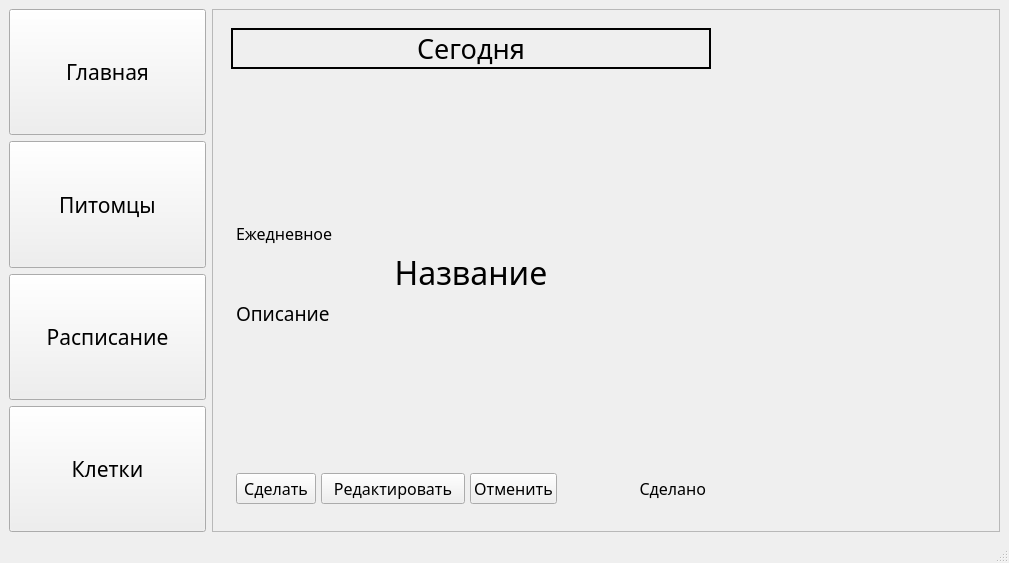
<?xml version="1.0" encoding="UTF-8"?>
<ui version="4.0">
 <class>MainWindow</class>
 <widget class="QMainWindow" name="MainWindow">
  <property name="geometry">
   <rect>
    <x>0</x>
    <y>0</y>
    <width>1009</width>
    <height>563</height>
   </rect>
  </property>
  <property name="windowTitle">
   <string>MainWindow</string>
  </property>
  <widget class="QWidget" name="centralwidget">
   <property name="sizePolicy">
    <sizepolicy hsizetype="Expanding" vsizetype="Expanding">
     <horstretch>0</horstretch>
     <verstretch>0</verstretch>
    </sizepolicy>
   </property>
   <property name="contextMenuPolicy">
    <enum>Qt::NoContextMenu</enum>
   </property>
   <property name="layoutDirection">
    <enum>Qt::LeftToRight</enum>
   </property>
   <layout class="QHBoxLayout" name="horizontalLayout_2" stretch="2,8">
    <item>
     <layout class="QVBoxLayout" name="menuPages" stretch="0,0,0,0">
      <property name="sizeConstraint">
       <enum>QLayout::SetMaximumSize</enum>
      </property>
      <item>
       <widget class="QPushButton" name="mainPage">
        <property name="sizePolicy">
         <sizepolicy hsizetype="Preferred" vsizetype="Preferred">
          <horstretch>0</horstretch>
          <verstretch>0</verstretch>
         </sizepolicy>
        </property>
        <property name="minimumSize">
         <size>
          <width>100</width>
          <height>100</height>
         </size>
        </property>
        <property name="font">
         <font>
          <family>Bahnschrift Light Condensed</family>
          <pointsize>16</pointsize>
         </font>
        </property>
        <property name="cursor">
         <cursorShape>ArrowCursor</cursorShape>
        </property>
        <property name="focusPolicy">
         <enum>Qt::StrongFocus</enum>
        </property>
        <property name="styleSheet">
         <string notr="true">pushButton.setStyleSheet(&quot;text-align:left;&quot;)</string>
        </property>
        <property name="text">
         <string>Главная</string>
        </property>
        <property name="checkable">
         <bool>true</bool>
        </property>
       </widget>
      </item>
      <item>
       <widget class="QPushButton" name="petsPage">
        <property name="sizePolicy">
         <sizepolicy hsizetype="Preferred" vsizetype="Preferred">
          <horstretch>0</horstretch>
          <verstretch>0</verstretch>
         </sizepolicy>
        </property>
        <property name="minimumSize">
         <size>
          <width>100</width>
          <height>100</height>
         </size>
        </property>
        <property name="font">
         <font>
          <family>Bahnschrift Light Condensed</family>
          <pointsize>16</pointsize>
         </font>
        </property>
        <property name="cursor">
         <cursorShape>ArrowCursor</cursorShape>
        </property>
        <property name="text">
         <string>Питомцы</string>
        </property>
        <property name="checkable">
         <bool>true</bool>
        </property>
       </widget>
      </item>
      <item>
       <widget class="QPushButton" name="schedPage">
        <property name="sizePolicy">
         <sizepolicy hsizetype="Preferred" vsizetype="Preferred">
          <horstretch>0</horstretch>
          <verstretch>0</verstretch>
         </sizepolicy>
        </property>
        <property name="minimumSize">
         <size>
          <width>100</width>
          <height>100</height>
         </size>
        </property>
        <property name="font">
         <font>
          <family>Bahnschrift Light Condensed</family>
          <pointsize>16</pointsize>
         </font>
        </property>
        <property name="cursor">
         <cursorShape>ArrowCursor</cursorShape>
        </property>
        <property name="text">
         <string>Расписание</string>
        </property>
        <property name="checkable">
         <bool>true</bool>
        </property>
       </widget>
      </item>
      <item>
       <widget class="QPushButton" name="cagesPage">
        <property name="sizePolicy">
         <sizepolicy hsizetype="Preferred" vsizetype="Preferred">
          <horstretch>0</horstretch>
          <verstretch>0</verstretch>
         </sizepolicy>
        </property>
        <property name="minimumSize">
         <size>
          <width>100</width>
          <height>100</height>
         </size>
        </property>
        <property name="font">
         <font>
          <family>Bahnschrift Light Condensed</family>
          <pointsize>16</pointsize>
         </font>
        </property>
        <property name="cursor">
         <cursorShape>ArrowCursor</cursorShape>
        </property>
        <property name="text">
         <string>Клетки</string>
        </property>
        <property name="checkable">
         <bool>true</bool>
        </property>
       </widget>
      </item>
     </layout>
    </item>
    <item>
     <widget class="QScrollArea" name="scrollArea">
      <property name="focusPolicy">
       <enum>Qt::WheelFocus</enum>
      </property>
      <property name="autoFillBackground">
       <bool>true</bool>
      </property>
      <property name="widgetResizable">
       <bool>true</bool>
      </property>
      <widget class="QWidget" name="scrollAreaWidgetContents">
       <property name="geometry">
        <rect>
         <x>0</x>
         <y>0</y>
         <width>782</width>
         <height>488</height>
        </rect>
       </property>
       <property name="sizePolicy">
        <sizepolicy hsizetype="MinimumExpanding" vsizetype="MinimumExpanding">
         <horstretch>100</horstretch>
         <verstretch>100</verstretch>
        </sizepolicy>
       </property>
       <layout class="QHBoxLayout" name="horizontalLayout" stretch="2,0">
        <item>
         <widget class="QWidget" name="schedDay" native="true">
          <property name="sizePolicy">
           <sizepolicy hsizetype="Minimum" vsizetype="Minimum">
            <horstretch>100</horstretch>
            <verstretch>100</verstretch>
           </sizepolicy>
          </property>
          <property name="minimumSize">
           <size>
            <width>250</width>
            <height>250</height>
           </size>
          </property>
          <property name="maximumSize">
           <size>
            <width>500</width>
            <height>1000</height>
           </size>
          </property>
          <property name="styleSheet">
           <string notr="true">QWidget.SchedDay.border: 2px solid black</string>
          </property>
          <layout class="QVBoxLayout" name="verticalLayout_2">
           <property name="rightMargin">
            <number>11</number>
           </property>
           <item>
            <widget class="QLabel" name="daySched_L">
             <property name="font">
              <font>
               <family>Bahnschrift Light Condensed</family>
               <pointsize>20</pointsize>
              </font>
             </property>
             <property name="styleSheet">
              <string notr="true">border: 2px solid black</string>
             </property>
             <property name="text">
              <string>Сегодня</string>
             </property>
             <property name="alignment">
              <set>Qt::AlignCenter</set>
             </property>
            </widget>
           </item>
           <item>
            <widget class="QWidget" name="containerEvent" native="true">
             <property name="styleSheet">
              <string notr="true"/>
             </property>
             <layout class="QFormLayout" name="formLayout">
              <property name="rowWrapPolicy">
               <enum>QFormLayout::WrapLongRows</enum>
              </property>
              <property name="labelAlignment">
               <set>Qt::AlignLeading|Qt::AlignLeft|Qt::AlignVCenter</set>
              </property>
              <property name="formAlignment">
               <set>Qt::AlignLeading|Qt::AlignLeft|Qt::AlignTop</set>
              </property>
              <property name="horizontalSpacing">
               <number>5</number>
              </property>
              <property name="verticalSpacing">
               <number>5</number>
              </property>
              <property name="leftMargin">
               <number>0</number>
              </property>
              <property name="topMargin">
               <number>5</number>
              </property>
              <property name="rightMargin">
               <number>5</number>
              </property>
              <item row="3" column="1">
               <widget class="QLabel" name="eventName_L">
                <property name="font">
                 <font>
                  <family>Bahnschrift Light Condensed</family>
                  <pointsize>24</pointsize>
                 </font>
                </property>
                <property name="text">
                 <string>Название</string>
                </property>
                <property name="alignment">
                 <set>Qt::AlignCenter</set>
                </property>
               </widget>
              </item>
              <item row="5" column="1">
               <spacer name="eventSpacerD">
                <property name="orientation">
                 <enum>Qt::Vertical</enum>
                </property>
                <property name="sizeHint" stdset="0">
                 <size>
                  <width>20</width>
                  <height>40</height>
                 </size>
                </property>
               </spacer>
              </item>
              <item row="8" column="1">
               <layout class="QHBoxLayout" name="eventActions" stretch="2,4,2,4">
                <property name="topMargin">
                 <number>0</number>
                </property>
                <item>
                 <widget class="QPushButton" name="pushToDo">
                  <property name="font">
                   <font>
                    <family>Bahnschrift Light Condensed</family>
                    <pointsize>12</pointsize>
                   </font>
                  </property>
                  <property name="text">
                   <string>Сделать</string>
                  </property>
                 </widget>
                </item>
                <item>
                 <widget class="QPushButton" name="pushToRedact">
                  <property name="font">
                   <font>
                    <family>Bahnschrift Light Condensed</family>
                    <pointsize>12</pointsize>
                   </font>
                  </property>
                  <property name="text">
                   <string>Редактировать</string>
                  </property>
                 </widget>
                </item>
                <item>
                 <widget class="QPushButton" name="pushToCancel">
                  <property name="font">
                   <font>
                    <family>Bahnschrift Light Condensed</family>
                    <pointsize>12</pointsize>
                   </font>
                  </property>
                  <property name="text">
                   <string>Отменить</string>
                  </property>
                 </widget>
                </item>
                <item>
                 <widget class="QLabel" name="isDone_L">
                  <property name="font">
                   <font>
                    <family>Bahnschrift Light Condensed</family>
                    <pointsize>12</pointsize>
                   </font>
                  </property>
                  <property name="text">
                   <string>Сделано</string>
                  </property>
                  <property name="alignment">
                   <set>Qt::AlignRight|Qt::AlignTrailing|Qt::AlignVCenter</set>
                  </property>
                 </widget>
                </item>
               </layout>
              </item>
              <item row="1" column="1">
               <spacer name="eventSpacerU">
                <property name="orientation">
                 <enum>Qt::Vertical</enum>
                </property>
                <property name="sizeHint" stdset="0">
                 <size>
                  <width>20</width>
                  <height>20</height>
                 </size>
                </property>
               </spacer>
              </item>
              <item row="2" column="1">
               <widget class="QLabel" name="dateOfEvent_L">
                <property name="font">
                 <font>
                  <family>Bahnschrift Light Condensed</family>
                  <pointsize>12</pointsize>
                 </font>
                </property>
                <property name="text">
                 <string>Ежедневное</string>
                </property>
               </widget>
              </item>
              <item row="4" column="1">
               <widget class="QLabel" name="descName_L">
                <property name="font">
                 <font>
                  <family>Bahnschrift Light Condensed</family>
                  <pointsize>14</pointsize>
                 </font>
                </property>
                <property name="text">
                 <string>Описание</string>
                </property>
               </widget>
              </item>
             </layout>
            </widget>
           </item>
          </layout>
         </widget>
        </item>
        <item>
         <spacer name="horizontalSpacer">
          <property name="orientation">
           <enum>Qt::Horizontal</enum>
          </property>
          <property name="sizeHint" stdset="0">
           <size>
            <width>40</width>
            <height>20</height>
           </size>
          </property>
         </spacer>
        </item>
       </layout>
      </widget>
     </widget>
    </item>
   </layout>
  </widget>
  <widget class="QMenuBar" name="menubar">
   <property name="geometry">
    <rect>
     <x>0</x>
     <y>0</y>
     <width>1009</width>
     <height>26</height>
    </rect>
   </property>
  </widget>
  <widget class="QStatusBar" name="statusbar"/>
 </widget>
 <resources/>
 <connections/>
 <designerdata>
  <property name="gridDeltaX">
   <number>10</number>
  </property>
  <property name="gridDeltaY">
   <number>10</number>
  </property>
  <property name="gridSnapX">
   <bool>true</bool>
  </property>
  <property name="gridSnapY">
   <bool>true</bool>
  </property>
  <property name="gridVisible">
   <bool>true</bool>
  </property>
 </designerdata>
</ui>
